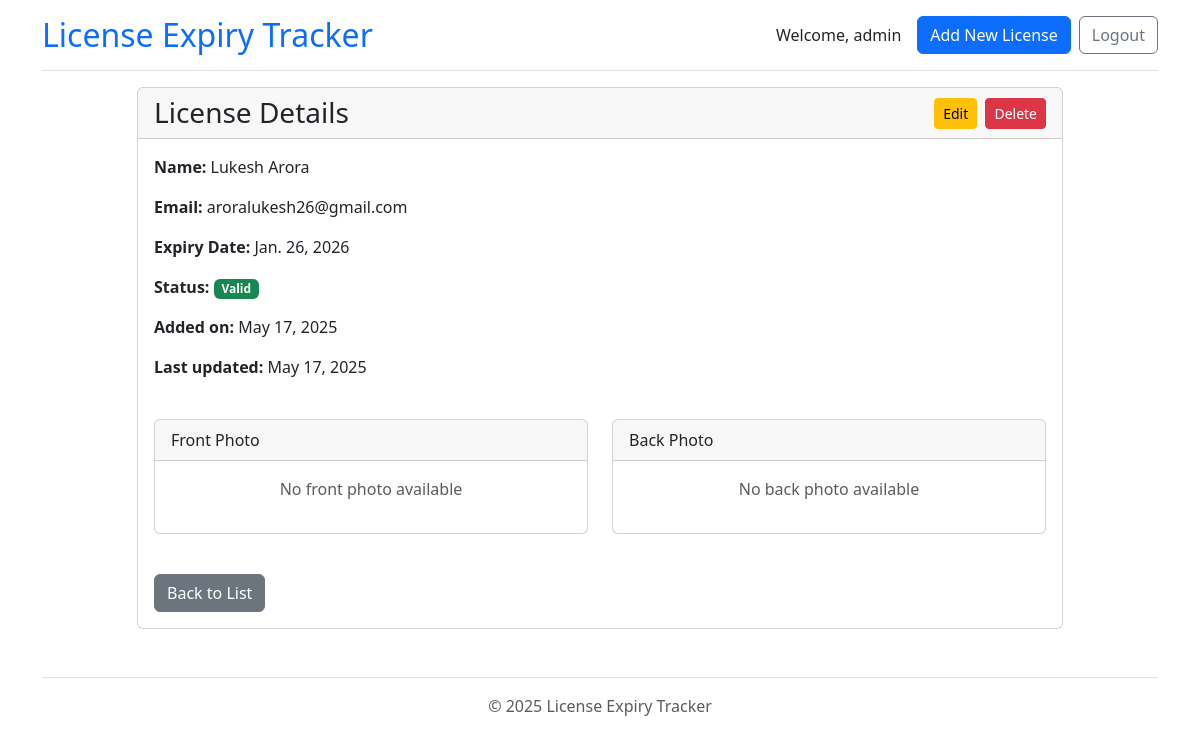
The page /license/1/ (signed in) on the database its author committed.
### app/models.py (models this page shows, shortened)
class License(models.Model):
    first_name = models.CharField(max_length=100)
    last_name = models.CharField(max_length=100)
    email = models.EmailField(max_length=254)
    expiry_date = models.DateField()
    front_photo = models.FileField(upload_to="license_photos/", blank=True, null=True)
    back_photo = models.FileField(upload_to="license_photos/", blank=True, null=True)
    created_at = models.DateTimeField(auto_now_add=True)
    updated_at = models.DateTimeField(auto_now=True)
    @property
    def is_expired(self):
        return self.expiry_date < timezone.now().date()
    @property
    def expires_within_month(self):
        today = timezone.now().date()
        thirty_days_later = today + timezone.timedelta(days=30)
        return today <= self.expiry_date <= thirty_days_later
    @property
    def expires_within_three_months(self):
        today = timezone.now().date()
        ninety_days_later = today + timezone.timedelta(days=90)
        thirty_days_later = today + timezone.timedelta(days=30)
        return today <= self.expiry_date <= ninety_days_later and self.expiry_date > thirty_days_later

### app/views.py (the view)
# urls.py: path('license/<int:pk>/', views.license_detail, name='license_detail'),
@login_required(login_url='login')
def license_detail(request, pk):
    license = get_object_or_404(License, pk=pk)
    return render(request, 'app/license_detail.html', {'license': license})

### app/templates/app/license_detail.html (shortened to what this page needs)
{% extends 'app/base.html' %}
{% block content %}
<div class="row">
    <div class="col-lg-10 offset-lg-1">
        <div class="card mb-4">
            <div class="card-header">
                <div class="d-flex flex-column flex-md-row justify-content-between align-items-md-center">
                    <h2 class="h3 mb-2 mb-md-0">License Details</h2>
                    <div>
                        <a href="{% url 'license_update' license.pk %}" class="btn btn-warning btn-sm me-1">
                            <span class="d-none d-md-inline">Edit</span>
                        </a>
                        <a href="{% url 'license_delete' license.pk %}" class="btn btn-danger btn-sm">
                            <span class="d-none d-md-inline">Delete</span>
                        </a>
                    </div>
                </div>
            </div>
            <div class="card-body">
                <div class="row mb-4">
                    <div class="col-md-6">
                        <p><strong>Name:</strong> {{ license.first_name }} {{ license.last_name }}</p>
                        <p><strong>Email:</strong> {{ license.email }}</p>
                        <p><strong>Expiry Date:</strong> {{ license.expiry_date }}</p>
                        <p><strong>Status:</strong>
                            {% if license.is_expired %}
                                <span class="badge bg-danger">Expired</span>
                            {% elif license.expires_within_month %}
                                <span class="badge bg-danger">Expires in 1 Month</span>
                            {% elif license.expires_within_three_months %}
                                <span class="badge bg-warning text-dark">Expires in 3 Months</span>
                            {% else %}
                                <span class="badge bg-success">Valid</span>
                            {% endif %}
                        </p>
                        <p><strong>Added on:</strong> {{ license.created_at|date:"F j, Y" }}</p>
                        <p><strong>Last updated:</strong> {{ license.updated_at|date:"F j, Y" }}</p>
                    </div>
                </div>
                <div class="row">
                    <div class="col-md-6 mb-4">
                        <div class="card h-100">
                            <div class="card-header">Front Photo</div>
                            <div class="card-body text-center">
                                {% if license.front_photo %}
                                    <img src="{{ license.front_photo.url }}" alt="Front of license" class="img-fluid img-thumbnail" style="max-height: 250px;">
                                    <div class="mt-2">
                                        <a href="{{ license.front_photo.url }}" target="_blank" class="btn btn-sm btn-outline-primary">
                                            <span class="d-none d-md-inline">View Full Size</span>
                                            <span class="d-md-none">🔍</span>
                                        </a>
                                    </div>
                                {% else %}
                                    <p class="text-muted">No front photo available</p>
                                {% endif %}
                            </div>
                        </div>
                    </div>
                    <div class="col-md-6 mb-4">
                        <div class="card h-100">
                            <div class="card-header">Back Photo</div>
                            <div class="card-body text-center">
                                {% if license.back_photo %}
                                    <img src="{{ license.back_photo.url }}" alt="Back of license" class="img-fluid img-thumbnail" style="max-height: 250px;">
                                    <div class="mt-2">
                                        <a href="{{ license.back_photo.url }}" target="_blank" class="btn btn-sm btn-outline-primary">
                                            <span class="d-none d-md-inline">View Full Size</span>
                                            <span class="d-md-none">🔍</span>
                                        </a>
                                    </div>
                                {% else %}
                                    <p class="text-muted">No back photo available</p>
                                {% endif %}
                            </div>
                        </div>
                    </div>
                </div>
                <div class="mt-3">
                    <a href="{% url 'home' %}" class="btn btn-secondary">
                        <span class="d-none d-md-inline">Back to List</span>
                    </a>
                </div>
            </div>
        </div>
    </div>
</div>
{% endblock %}

### app/templates/app/base.html (shortened to what this page needs)
<!DOCTYPE html>
<html lang="en">
<head>
    <link href="https://cdn.jsdelivr.net/npm/bootstrap@5.3.0/dist/css/bootstrap.min.css" rel="stylesheet">
</head>
<body>    <div class="container">
        <header class="pb-3 mb-3 border-bottom">
            <div class="d-flex flex-column flex-sm-row justify-content-between align-items-center">
                <h1 class="h2 mb-2 mb-sm-0"><a href="{% url 'home' %}" class="text-decoration-none">License Expiry Tracker</a></h1>
                <div class="d-flex align-items-center">
                    {% if user.is_authenticated %}
                        <span class="me-3 d-none d-md-block">Welcome, {{ user.username }}</span>
                        <a href="{% url 'license_create' %}" class="btn btn-primary btn-responsive me-2">Add New License</a>
                        <a href="{% url 'logout' %}" class="btn btn-outline-secondary btn-responsive">Logout</a>
                    {% else %}
                        <a href="{% url 'login' %}" class="btn btn-outline-primary btn-responsive">Login</a>
                    {% endif %}
                </div>
            </div>
        </header>
        <main>
            {% block content %}
            {% endblock %}
        </main>
        <footer class="pt-3 my-4 text-muted border-top">
            <p class="text-center">&copy; {% now "Y" %} License Expiry Tracker</p>
        </footer>
    </div>
</body>
</html>

### app/templates/app/base.html (style rules this page uses)
body { padding-top: 1rem; padding-bottom: 1rem; }

### rows shown on the page
License: first_name "Lukesh", last_name "Arora", email "aroralukesh26@gmail.com", expiry_date "Jan. 26, 2026", created_at "May 17, 2025", updated_at "May 17, 2025"

### other values the page prints
{{ user.username }} "admin"
